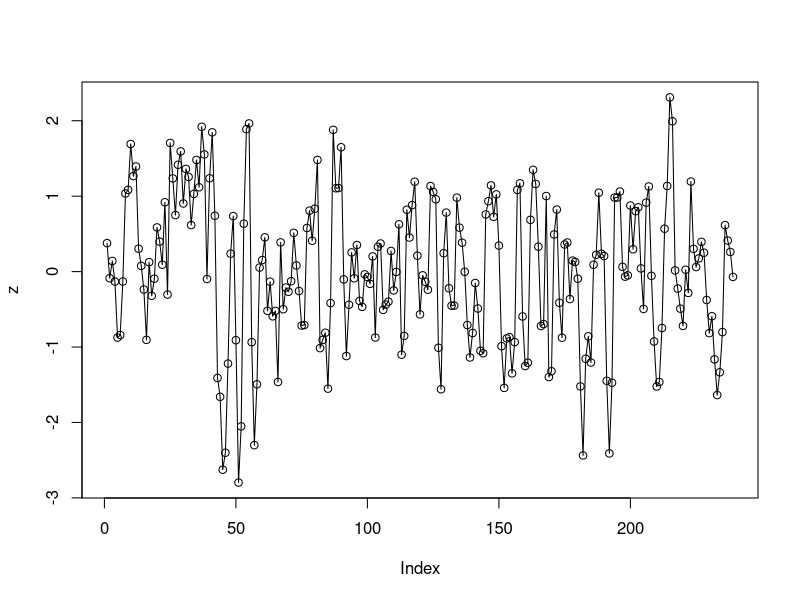
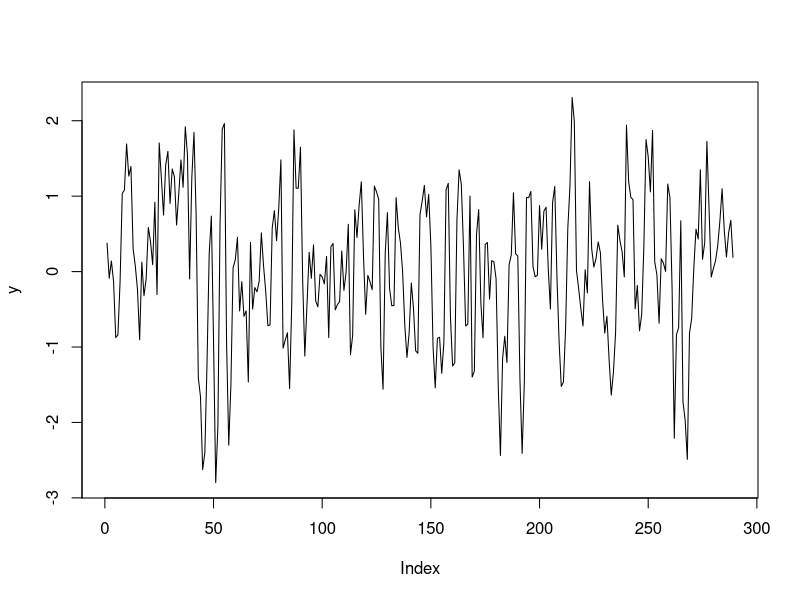
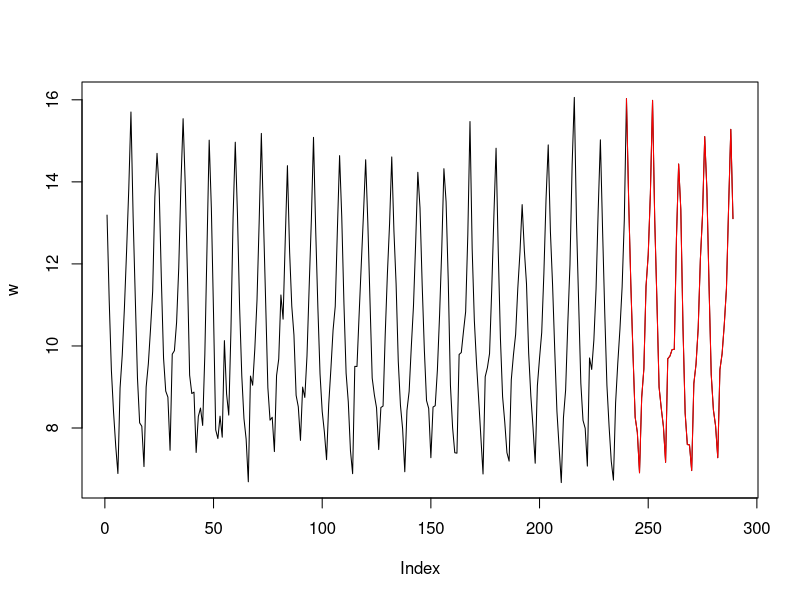

The R source for these figures, in order:
x <- scan('ejemplo.txt')
means <- rep(0, 12)
sds <- rep(0,  12)

#
# calculo de la media y la desviacion
# 
for(mes in 1:12) {
	index = seq(mes, length(x), 12)
	means[mes] = mean(x[index])
	sds[mes] = sd(x[index])
}

#
# normalizacion
#
z = rep(0, length(x))
for(mes in 1:12) {
	index = seq(mes, length(x), 12)
	z[index] = (x[index] - means[mes]) / sds[mes]
}

plot(z, type = 'o')


y = c(z, rep(0, 50))

#
# generacion de la serie sintetica
#
for(t in 240:289) {
	
	y[t] = sqrt(0.6496) * rnorm(1) - 0.001752 + 0.5641 * y[t-1]
	
}
plot(y, type = 'l')


w = rep(0, length(y))
for(mes in 1:12) {
	index = seq(mes, length(y), 12)
	w[index] = y[index] * sds[mes] + means[mes]
}
plot(w, type = 'l', lwd = 1)
lines(240:289, w[240:289], col = 'red')

